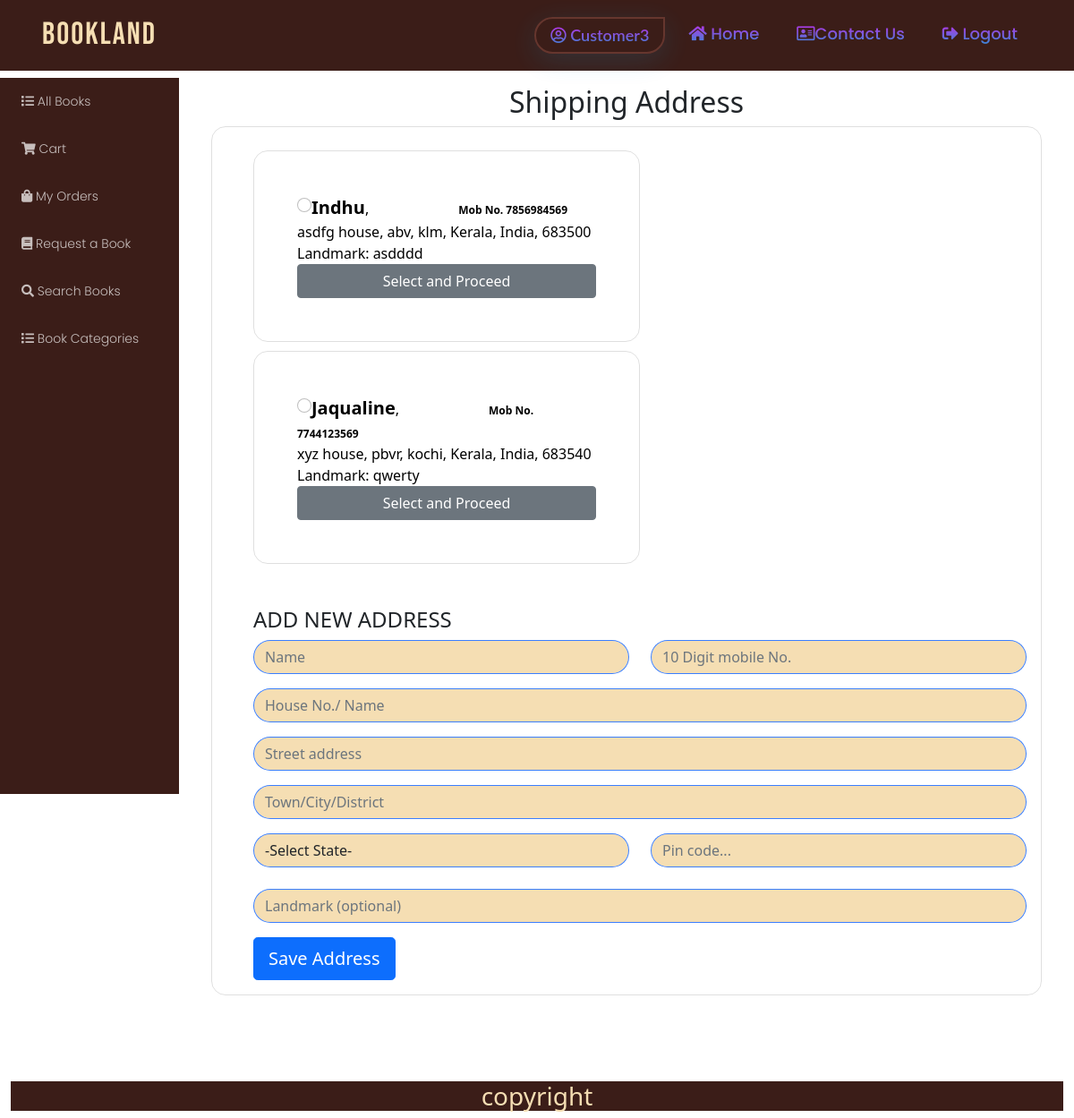
The page /customer/checkout (signed in) on the database its author committed.
### authapp/models.py (models this page shows)
class User(AbstractUser):
    is_seller = models.BooleanField(default=False)
    is_customer = models.BooleanField(default=False)

### customer/models.py (models this page shows, shortened)
class Address(Abstractmodels):
    user = models.ForeignKey(User, on_delete=models.CASCADE)
    name = models.CharField(max_length=100)
    mob_no = models.CharField(max_length=30)
    house = models.CharField(max_length=150)
    street = models.CharField(max_length=150)
    town = models.CharField(max_length=100)
    state = models.CharField(max_length=100)
    pin = models.CharField(max_length=30)
    landmark = models.CharField(max_length=150)
    class Meta:
        ordering = ['-created_date']

### customer/views.py (the view, shortened to what this page needs)
# urls.py: path("checkout", views.CheckoutView, name="checkout"),
def CheckoutView(request):
    address = Address.objects.filter(user=request.user)
    addr = []
    for i in address:
        data = {}
        data['name'] = i.name
        data['mob'] = i.mob_no
        data['address'] = '{}, {}, {}, {}, India, {} '.format(i.house, i.street, i.town, i.state, i.pin)
        data['landmark'] = '{}'.format(i.landmark)
        data['id'] = i.id
        addr.append(data)
    print('addresses :', addr)
    context = {
        'address': addr
    }
    return render(request, 'customer/checkout.html', context)

### templates/customer/checkout.html (shortened to what this page needs)
<!DOCTYPE html>
{% extends 'customer/basecust.html'%}
{%load static%}
{% block body_block %}
<main class="mt-2 pt-2">
    <div class="container">
        <h2 style="text-align:center;">Shipping Address </h2>
        <div class="row">
            <div class="col-md-12 mb-4">
                <div class="card">
                    <form class="card-body" method="POST" style="margin-left: 30px" action="">
                        {% for ad in address %}
                        <div class="col-sm-6">
                            <div style="margin-top: 10px;" class=" p-5 card">
                                <label class="form-check-label" for="radio1">
                                    <input type="radio" class="form-check-input mr-auto radio1" id="radio1"
                                           name="radioaddress" data-id={{ad.id}} value={{ad.id}}><b style="align:left; font-size:20px">{{ad.name}}</b>,<span
                                        style="margin-left:100px"><b>Mob No. {{ad.mob}}</b></span><br>
                                    <span>{{ad.address}}<br>Landmark: {{ad.landmark}}</span>
                                </label>
                                <button type="button" class="btn btn-secondary" id={{ad.id}} name="address_id"
                                        value={{ad.id}}>
                                    <a href="{% url 'placeorder' ad.id %}" style="text-decoration :None; color:white;"
                                       name="address_id" value={{ad.id}}>Select and Proceed</a>
                                </button>
                            </div>
                        </div>
                        {% endfor %}
                        <div id="add_address">
                            <div class="row mt-5">
                                <h4>ADD NEW ADDRESS</h4>
                                <div class="md-form mb-3 col" style="float:left; width:50%">
                                    <input type="text" name="name" id="name" class="form-control" placeholder="Name"
                                           required>
                                </div>
                                <div class="md-form mb-3 col" style="float:right; ">
                                    <input type="text" name="mob_no" id="mob_no" class="form-control"
                                           placeholder="10 Digit mobile No." required>
                                </div>
                            </div>
                            <div class="md-form mb-3">
                                <input type="text" name="house" id="apartment_address" class="form-control"
                                       placeholder="House No./ Name" required>
                            </div>
                            <div class="md-form mb-3">
                                <input type="text" name="street_address" id="street_address" class="form-control"
                                       placeholder="Street address" required>
                            </div>
                            <div class="md-form mb-3">
                                <input type="text" name="town" id="town" class="form-control"
                                       placeholder="Town/City/District" required>
                            </div>
                            <div class="row">
                                <div class="col">
                                    <select name="state" id="state" class="form-control mb-3">
                                        <option Selected disabled>-Select State-</option>
                                    </select>
                                </div>
                                <div class=" mb-4 col" style="width:40%">
                                    <input type="text" name="pin" class="form-control" id="pin"
                                           placeholder="Pin code...">
                                </div>
                            </div>
                            <div class="md-form mb-3">
                                <input type="text" name="landmark" id="landmark" class="form-control"
                                       placeholder="Landmark (optional)">
                            </div>
                            <button class="btn btn-primary btn-lg btn-block " type="submit">Save Address</button>
                        </div>
                    </form>
                </div>
            </div>
        </div>
    </div>
</main>
{% endblock %}

### templates/customer/basecust.html (shortened to what this page needs)
<!DOCTYPE html>
{%load static%}
<html lang="en">
<head>
    <link href="https://cdn.jsdelivr.net/npm/bootstrap@5.1.1/dist/css/bootstrap.min.css" rel="stylesheet"
>
    <link rel="stylesheet" href="https://cdnjs.cloudflare.com/ajax/libs/font-awesome/5.15.0/css/all.min.css"
/>
    <link rel="stylesheet" href="https://cdnjs.cloudflare.com/ajax/libs/font-awesome/5.15.0/css/fontawesome.min.css"
/>
    <link rel="stylesheet" href="{%static 'css/styles.css'%}">
</head>
<body>
<nav class="navbar navbar-expand-lg navbarTransparent">
    <div class="container">
        <a class="navbar-brand" href="{%url 'home' %}">BookLand</a>
        <div class="collapse navbar-collapse" id="navbarSupportedContent">
            <ul class="navbar-nav ms-auto mb-2 mb-lg-0">
                <li class="nav-item">
                    <a class="nav-link active" href="#">
                        <i class="far  fa-user-circle icolor"></i>&nbsp;{{request.user}}
                    </a>
                </li>
                <li class="nav-item"><a class="nav-link" href="{%url 'custindex'%}"><i
                        class="fas fa-home"></i>&nbsp;Home</a></li>
                <li class="nav-item">
                    <a class="nav-link" href="{%url 'contactus'%}"><i
                            class="far fa-address-card"></i>Contact us</a>
                </li>
                <li class="nav-item">
                    <a class="nav-link" href="{%url 'logout'%}"><i
                            class="fas fa-sign-out-alt icolor"></i>&nbsp;Logout</a>
                </li>
            </ul>
        </div>
    </div>
</nav>
<div class="container-fluid ">
    <div class="row">
        <div class="col-md-2 db-padd">
            <div class="dashbard-left">
                <div class="row">
                    <div class="col-md-12">
                        <div class="dashleft-2">
                            <ul class="list-group">
                                <li class="list-group-item "><a href="{%url 'books'%}"><i class="fas fa-list"></i>&nbsp;All
                                    Books</a></li>
                                <li class="list-group-item ">
                                    <a href="{%url 'mycart'%}"><i
                                            class="fas fa-shopping-cart icolor"></i>&nbsp;Cart</a>
                                </li>
                                <li class="list-group-item "><a href="{%url 'viewmyorder'%}"><i
                                        class="fas fa-shopping-bag"></i>&nbsp;My Orders</a></li>
                                <li class="list-group-item "><a href="{%url 'request_books'%}"><i
                                        class="fas fa-book"></i>&nbsp;Request a Book</a></li>
                                <li class="list-group-item "><a href="{%url 'filterbook'%}"><i
                                        class="fas fa-search"></i>&nbsp;Search Books </a></li>
                                     <li class="list-group-item "><a href="{%url 'categorylist'%}"><i
                                        class="fas fa-list"></i>&nbsp;Book Categories </a></li>
                            </ul>
                        </div>
                    </div>
                </div>
            </div>
        </div>
        <div class="col-md-10">
            {%block body_block%}
            {%endblock%}
        </div>
    </div>
    <div class="footer mt-5">
        <h3>copyright</h3>
    </div>
</div>
</body>
</html>

### static/css/styles.css (style rules this page uses)
label { color:Black; }
.form-control { display: inline; border: 1px solid #0059ffc4; border-radius: 2rem; background-color: wheat; }
b { font-size: 12px; }
.db-padd { padding: 0!important; }
.dashbard-left { width: 100%; position: relative; z-index: 1; top: 0; left: 0; overflow-x: hidden; }
.dashbard-left .dashleft-2 { background-color: rgb(59, 29, 24); border-radius: 0rem; margin-top: 0.5rem; height: 100vh; }
.dashleft-2 .list-group .list-group-item { font-family: "Poppins", sans-serif; font-weight: 300; font-size: 14px; background-color: transparent; border: none; margin: 8px; cursor: pointer; }
.dashleft-2 .list-group .list-group-item a { color:rgba(255, 255, 255, 0.712); text-decoration: none; }
body { background-image: url("https://cdn.wallpapersafari.com/18/38/bp9GEo.jpg"); background-repeat: no-repeat; background-attachment: fixed; }
.navbarTransparent { background-color: rgb(59, 29, 24); }
.navbar .navbar-brand { font-family: "Bebas Neue", cursive; color: wheat; font-size: 35px; font-weight: 100; letter-spacing: 2px; padding: 5px; }
.navbar .navbar-nav .nav-item { opacity: 0.9; margin: 5px; }
.navbar .navbar-nav .nav-item .nav-link.active { border-top-left-radius: 7rem; border-bottom-left-radius: 7rem; border-bottom-right-radius: 7rem; box-shadow: 0 8px 32px 0 rgba(18, 174, 232, 0.17); font-size: 18px; font-weight: 600; font-family: "Lato", sans-serif; padding: 5px 16px; background: -webkit-linear-gradient(rgb(247, 19, 255), rgb(18, 174, 232)); -webkit-background-clip: text; background-clip: text; -webkit-text-fill-color: transparent; border-width: 2px; border-style: solid; border-color: rgb(107, 57, 49); }
.navbar .navbar-nav .nav-item .nav-link { text-transform: capitalize; font-size: 18px; font-weight: 500; font-family: "Poppins", sans-serif; padding: 5px 16px; background: -webkit-linear-gradient(rgb(247, 19, 255), rgb(18, 174, 232)); -webkit-background-clip: text; background-clip: text; -webkit-text-fill-color: transparent; }
.footer { background-color : rgb(59, 29, 24); text-align : center; color: wheat; width:100%; }
.card { border-radius:1rem; background:transparent; }

### rows shown on the page
User: user "Customer3"
Address: name "Indhu", mob "7856984569", landmark "asdddd"
Address: name "Jaqualine", mob "7744123569", landmark "qwerty"

### other values the page prints
{{ ad.address }} "asdfg house, abv, klm, Kerala, India, 683500" "xyz house, pbvr, kochi, Kerala, India, 683540"
